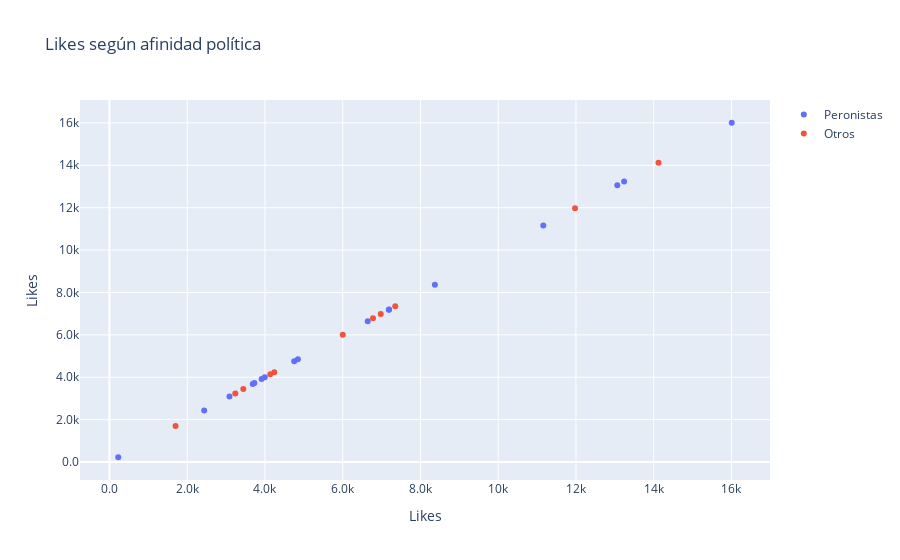

The notebook cell saved with this chart:
### Markdown cell above
### Gráfico 2

### Code cell
# Creamos la figura
fig = go.Figure()

# Gráfico interactivo para los videos peronistas
fig.add_trace(go.Scatter(
    x=df_peronistas['like_count'],
    y=df_peronistas['like_count'],
    mode='markers',
    hovertemplate='<b>%{text}</b><br>Likes: %{x}<br>Porcentaje de likes: %{customdata:.2%}<extra></extra>',
    text=df_peronistas[['video_title', 'afinidad_politica']],
    customdata=df_peronistas['like_count'] / df_peronistas['view_count'],
    name='Peronistas'
))

# Gráfico interactivo para los videos no peronistas
fig.add_trace(go.Scatter(
    x=df_no_peronistas['like_count'],
    y=df_no_peronistas['like_count'],
    mode='markers',
    hovertemplate='<b>%{text}</b><br>Likes: %{x}<br>Porcentaje de likes: %{customdata:.2%}<extra></extra>',
    text=df_no_peronistas[['video_title', 'afinidad_politica']],
    customdata=df_no_peronistas['like_count'] / df_no_peronistas['view_count'],
    name='Otros'
))

# Configuración del diseño y ejes
fig.update_layout(
    xaxis=dict(
        tickformat='.2s',
        title='Likes'
    ),
    yaxis=dict(
        tickformat='.2s',
        title='Likes'
    ),
    title='Likes según afinidad política'
)


fig.show()

### Figure 1 — Plotly figure (JSON) as saved in the notebook; plotly's stock layout.template omitted (floating-point values rounded to 4 significant figures)
{"data": [{"customdata": [0.0277, 0.03206, 0.02447, 0.02262, 0.02595, 0.01915, 0.03214, 0.03581, 0.03289, 0.03388, 0.02053, 0.03867, 0.03329, 0.0351, 0.02019, 0.0253, 113], "hovertemplate": "<b>%{text}</b><br>Likes: %{x}<br>Porcentaje de likes: %{customdata:.2%}<extra></extra>", "mode": "markers", "name": "Peronistas", "text": [["El Método Rebord #57 - Julio de Vido", "peronismo"], ["El Método Rebord #50 - Alberto Fernández", "peronismo"], ["El Método Rebord #47 - Máximo Kirchner", "peronismo"], ["El Método Rebord #46 - Emmanuel Alvarez Agis", "peronismo"], ["El Método Rebord #40 - Sergio Berni", "peronismo"], ["El Método Rebord #37 - Fernando Vaca Narvaja", "peronismo"], ["El Método Rebord #34 - Jorge Capitanich", "peronismo"], ["El Método Rebord #32 - Juan Grabois", "peronismo"], ["El Método Rebord #29 - Guillermo Moreno", "peronismo"], ["El Método Rebord #28 - Fernando &quot;Pato&quot; Galmarini", "peronismo"], ["El Método Rebord #20 - Carlos Corach", "peronismo"], ["El Método Rebord #15 - Leandro Santoro", "peronismo"], ["El Método Rebord #12 - Matías Kulfas", "peronismo"], ["El Método Rebord #9 - Mayra Arena", "peronismo"], ["El Método Rebord #4 - Ofelia Fernández", "peronismo"], ["El Método Rebord #2 - Pedro Rosemblat", "peronismo"], ["El Método Rebord #58 - Germán Beder", "peronismo"]], "type": "scatter", "x": [3995, 16007, 13063, 7186, 4847, 7194, 3087, 11160, 13238, 3686, 3914, 3727, 2437, 4752, 6643, 8370, 226], "y": [3995, 16007, 13063, 7186, 4847, 7194, 3087, 11160, 13238, 3686, 3914, 3727, 2437, 4752, 6643, 8370, 226]}, {"customdata": [0.0229, 0.02131, 0.02684, 0.02465, 0.02562, 0.03703, 0.0285, 0.0287, 0.02916, 0.02669, 0.04823], "hovertemplate": "<b>%{text}</b><br>Likes: %{x}<br>Porcentaje de likes: %{customdata:.2%}<extra></extra>", "mode": "markers", "name": "Otros", "text": [["El Método Rebord #53 - Carlos Melconian", "cambiemos"], ["El Método Rebord #42 - Cristian Ritondo", "cambiemos"], ["Cónclave #2 - Santi Maratea y Ofelia Fernández", null], ["Cónclave #1 - Carlos Maslatón e Iván Schargrodsky", "liberal"], ["El Método Rebord #33 - Jorge Altamira", "izquierda"], ["El Método Rebord #27 - Franco Rinaldi", "liberal"], ["El Método Rebord #23 - Sergio Chodos", null], ["El Método Rebord #19 - Gustavo Grobocopatel", null], ["El Método Rebord #14 - Diego Lagomarsino", null], ["El Método Rebord #7 - Carlos Maslatón", "liberal"], ["El Método Rebord #6 - Georgina Orellano", null]], "type": "scatter", "x": [7351, 1700, 6001, 11975, 4240, 6779, 3237, 3443, 6979, 14123, 4138], "y": [7351, 1700, 6001, 11975, 4240, 6779, 3237, 3443, 6979, 14123, 4138]}], "layout": {"autosize": true, "title": {"text": "Likes según afinidad política"}, "xaxis": {"autorange": true, "range": [-716.3, 16950.0], "tickformat": ".2s", "title": {"text": "Likes"}, "type": "linear"}, "yaxis": {"autorange": true, "range": [-1076.0, 17310.0], "tickformat": ".2s", "title": {"text": "Likes"}, "type": "linear"}}}
